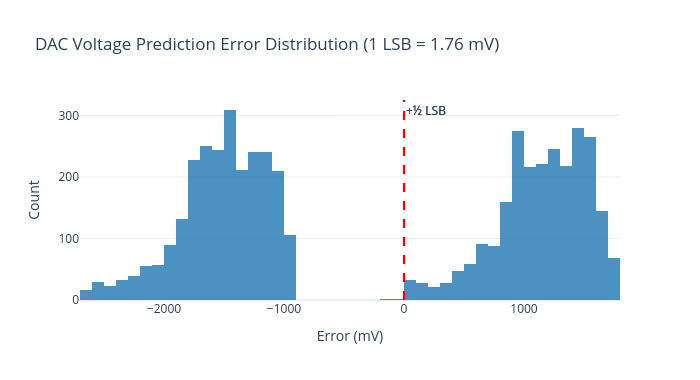

Source (notebook cell):
### Markdown cell above
---

## 5. Error Distribution Analysis

### 5.1 DAC Voltage Error Histogram

### Code cell
# Flatten DAC errors across all samples and bit trials
vdac_err_flat = (vdac_pred - vdac_gt).flatten() * 1e3  # in mV

# Compute LSB size
vref = 1.8  # V
lsb_mv = (vref / 2**DESIGN.n_bits) * 1e3

fig_hist_err = go.Figure()
fig_hist_err.add_trace(go.Histogram(
    x=vdac_err_flat,
    nbinsx=60,
    name='DAC error',
    marker_color='#1f77b4',
    opacity=0.8,
))
fig_hist_err.add_vline(x=lsb_mv/2, line_dash='dash', line_color='red',
                       annotation_text='+½ LSB')
fig_hist_err.add_vline(x=-lsb_mv/2, line_dash='dash', line_color='red',
                       annotation_text='−½ LSB')
fig_hist_err.update_layout(
    title=f'DAC Voltage Prediction Error Distribution (1 LSB = {lsb_mv:.2f} mV)',
    xaxis_title='Error (mV)',
    yaxis_title='Count',
    template='plotly_white',
    width=700, height=380,
)
fig_hist_err.show()

within_half_lsb = np.abs(vdac_err_flat) < lsb_mv / 2
print(f"Fraction within ±½ LSB: {within_half_lsb.mean()*100:.1f}%")
print(f"P99 error: {np.percentile(np.abs(vdac_err_flat), 99):.2f} mV")

### Figure 1 — Plotly figure (JSON) as saved in the notebook; plotly's stock layout.template omitted (floating-point values rounded to 4 significant figures; data arrays with more than 128 entries replaced by an {"elided": "..."} marker saying what was removed)
{"data": [{"marker": {"color": "#1f77b4"}, "name": "DAC error", "nbinsx": 60, "opacity": 0.8, "type": "histogram", "x": {"elided": "5000 float values"}}], "layout": {"annotations": [{"showarrow": false, "text": "+½ LSB", "x": 0.8789, "xanchor": "left", "xref": "x", "y": 1, "yanchor": "top", "yref": "y domain"}, {"showarrow": false, "text": "−½ LSB", "x": -0.8789, "xanchor": "left", "xref": "x", "y": 1, "yanchor": "top", "yref": "y domain"}], "height": 380, "shapes": [{"line": {"color": "red", "dash": "dash"}, "type": "line", "x0": 0.8789, "x1": 0.8789, "xref": "x", "y0": 0, "y1": 1, "yref": "y domain"}, {"line": {"color": "red", "dash": "dash"}, "type": "line", "x0": -0.8789, "x1": -0.8789, "xref": "x", "y0": 0, "y1": 1, "yref": "y domain"}], "title": {"text": "DAC Voltage Prediction Error Distribution (1 LSB = 1.76 mV)"}, "width": 700, "xaxis": {"title": {"text": "Error (mV)"}}, "yaxis": {"title": {"text": "Count"}}}}
